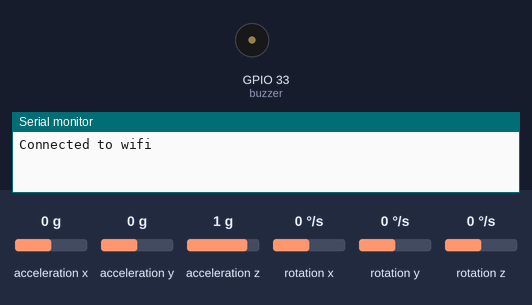
This sketch was run on a simulated ESP32. On the bench: buzzer (waves = sounding, pin HIGH), the last lines printed to the serial monitor. Wiring (inferred from the names in the program): MPU-6050 motion sensor at I2C address 0x68. The inputs (shaded band) are chosen by the test bench; at power-on: acceleration x 0 g, acceleration y 0 g, acceleration z 1 g, rotation x 0 °/s, rotation y 0 °/s, rotation z 0 °/s. WiFi joins after 1.5 s; servers stay silent unless stated; uploads are accepted with an empty reply.

Above: at 3.2 s.
3.3 s: acceleration x set to 0.2 g
5.7 s: acceleration x set to 0.5 g
At 7.3 s:
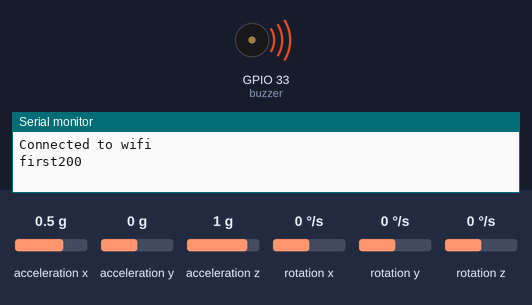
8.7 s: acceleration x set to -1.4 g
10.6 s: acceleration x set to 0.8 g
At 12.2 s:
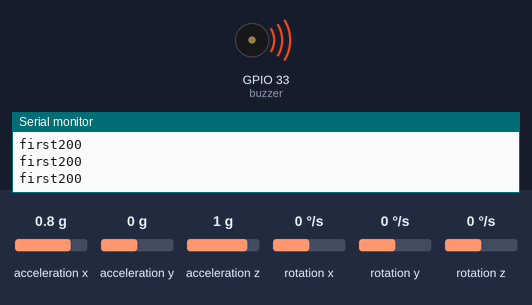
Timing chart, 0 to 14.6 s (numbered marks = the images above; inputs shaded):
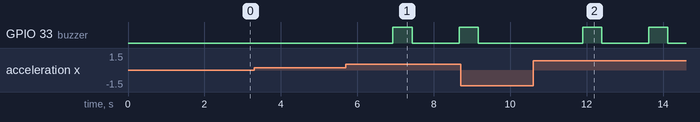

Measured:
- the behaviour switches between 0.3 and 0.4 g on acceleration x (found by bisection; images 0 and 1)
- after the input at 3.3 s, every drawn part: stays the same
- after the input at 5.7 s, GPIO 33 (buzzer): LOW → HIGH after 1.2 s, → LOW 0.50 s later, → HIGH 1.2 s later
- after the input at 10.6 s, GPIO 33 (buzzer): alternates HIGH for 0.50 s and LOW for 1.2 s, starting after 1.3 s

The sketch:

HTTP_Accelerometer.ino
```cpp
#include <Wire.h>
#include <HTTPClient.h>
#include <WiFi.h>

/**
 *
 * @brief Application for monitoring the road quality, developed for the purposes of the
 *        Ocado Technology hackaton, Hack for innovation.
 *
 * @ref https://www.meetup.com/Ocado-Technology-Events-Sofia/events/258728041/
 *
 * The application uses MPU6050 6-axis accelerometer and gyroscope for monitoring the road quality,
 * GPS module to get the coordinates of potholes and road bumps
 * and HTTP requests to a server to send the data.
 *
 * The application generates an interrupt when the car goes over a pothole and sends the location
 * coordinates and the level of the pothole to the server.
 * Potholes are classified on 4 degrees.
 *
 * @note The GPS module is not used in this revision. Instead, GPS coordinates are simulated for
 *       testing purposes.
 */

const char* ssid = "ocado-guest";
const char* pass = "noncomplex";

const int MPU6050_addr = 0x68;
int16_t AccY;                            // Variable to store raw accelerometer readings from Y axis.
int16_t buzzer = 33;                     // ESP32 digital pin number for the buzzer
int16_t maped_data;                      // Data from the Y axis, mapped to a different interval.
const long interval  = 100;

enum gap_degree{ FIRST, SECOND, THIRD, CRASH }; /* Pothole classification */

int16_t min_value = 400;
int16_t max_value = 800;

unsigned long previousMillis = 0;        // will store last time accelerometer_data was updated

void setup()
{
  pinMode(buzzer, OUTPUT); // Buzzer notification on event

  // Configure accelerometer
  Wire.begin();
  Wire.beginTransmission(MPU6050_addr);
  Wire.write(0x6B);
  Wire.write(0);
  Wire.endTransmission(true);
  Serial.begin(115200);

  // Connect to the wifi network
  WiFi.begin(ssid, pass);
  while(WiFi.status() != WL_CONNECTED)
  {
    delay(1000);
  }
  Serial.print("Connected to wifi");

}

void loop()
{

    unsigned long currentMillis = millis();

    if (currentMillis - previousMillis >= interval) {
      previousMillis = currentMillis;

      read_average_data();  // Read accelerometer data

      digitalWrite(buzzer, LOW);
    }

}

/**@brief Check for interrupt from the accelerometer
 */
void gap_check(int16_t accelerate_value)
{
  Serial.print("\n");

  if(accelerate_value > min_value + 100 )            // This is the treshold level, used for the interrupt generation
  {
    Serial.print("first");

    // Send HTTP request
    http_post();

    // Ring the buzzer
    digitalWrite(buzzer, HIGH);
    delay(500);

  }

}

/**@brief Reads 20 values from accelerometer and takes highest one.
 */
void read_average_data()
{
  int16_t  maximum = 0;

  for(int i = 0; i < 20; i++)
  {
    get_accel_data();
    maped_data = map(AccY, 0, 20000, 0, 2000);
    if(maped_data > maximum)
    {
      maximum = maped_data;
    }
  }

  if(min_value < maximum || max_value < maximum)
  {
    gap_check(maped_data);    // Check for interrupt
  }

}

/**@brief get raw data from accelerometer MPU6050
 */
int16_t get_accel_data()
{
      Wire.beginTransmission(MPU6050_addr);
      Wire.write(0x3B);
      Wire.endTransmission(false);
      Wire.requestFrom(MPU6050_addr,14,true);

      AccY=Wire.read()<<8|Wire.read();
}

void http_post()
{
  //Check WiFi connection status
  if(WiFi.status() == WL_CONNECTED)
  {

    HTTPClient http;

    http.begin("http://jsonplaceholder.typicode.com/posts");  //Specify destination for HTTP request
    http.addHeader("Content-Type", "text/plain");             //Specify content-type header

    int httpResponseCode = http.POST("HOLE");                 //Send the actual POST request

    if(httpResponseCode> 0)
    {

      String response = http.getString();                      //Get the response to the request

      Serial.println(httpResponseCode);                       //Print return code
      Serial.println(response);                               //Print request answer

    }
    else
    {
      Serial.print("Error on sending POST: ");
      Serial.println(httpResponseCode);
    }

    http.end();  //Free the resources
  }
  else
  {
    Serial.println("Error in WiFi connection");
  }

  delay(1000);
}


/* ************************************************* GPS SIMULATION */

/**@brief Date and Time structure. */
typedef struct
{
    uint16_t year;
    uint8_t  month;
    uint8_t  day;
    uint8_t  hours;
    uint8_t  minutes;
    uint8_t  seconds;
} date_time_t;


/**@brief   Location and Speed data structure. */
struct lns_loc_speed_s
{
    bool                            utc_time_time_present;                     /**< UTC Time present (0=not present, 1=present). */

    uint16_t                        instant_speed;                             /**< Instantaneous Speed (km/h). */

    int32_t                         latitude;                                  /**< Latitude (10e-7 degrees). */
    int32_t                         longitude;                                 /**< Longitude (10e-7 degrees). */

    date_time_t                 utc_time;                                  /**< UTC Time. */
};


lns_loc_speed_s m_sim_location_speed =
{
    .utc_time_time_present = true,

    .instant_speed           = 60,         // = 60 km/h

    .latitude                = -103123567, // = -10.3123567 degrees
    .longitude               = 601234567,  // = 60.1234567 degrees

    .utc_time                = {
                                 .year    = 2019,
                                 .month   = 3,
                                 .day     = 17,
                                 .hours   = 11,
                                 .minutes = 23,
                                 .seconds = 33
                               }
};

void date_time_print()
{
  Serial.print (m_sim_location_speed.utc_time.year);
  Serial.print("\n");
  Serial.print (m_sim_location_speed.utc_time.month);
  Serial.print("\n");
  Serial.print (m_sim_location_speed.utc_time.day);
  Serial.print("\n");
  Serial.print (m_sim_location_speed.utc_time.hours);
  Serial.print("\n");
  Serial.print (m_sim_location_speed.utc_time.minutes);
  Serial.print("\n");
  Serial.print (m_sim_location_speed.utc_time.seconds);
  Serial.print("\n");
}

void loc_simulation_print()
{
   Serial.print(m_sim_location_speed.latitude);
   Serial.print("\n");
   Serial.print(m_sim_location_speed.longitude);
   Serial.print("\n");
   date_time_print();
}

/**@brief Provide simulated location and speed.
 */
void loc_speed_simulation_update(void)
{
    m_sim_location_speed.latitude++;
    m_sim_location_speed.longitude++;

    increment_time(&m_sim_location_speed.utc_time);
}


void increment_time(date_time_t * p_time)
{
    p_time->seconds++;
    if (p_time->seconds > 59)
    {
        p_time->seconds = 0;
        p_time->minutes++;
        if (p_time->minutes > 59)
        {
            p_time->minutes = 0;
            p_time->hours++;
            if (p_time->hours > 24)
            {
                p_time->hours = 0;
                p_time->day++;
                if (p_time->day > 31)
                {
                    p_time->day = 0;
                    p_time->month++;
                    if (p_time->month > 12)
                    {
                        p_time->year++;
                    }
                }
            }
        }
    }
}
```
